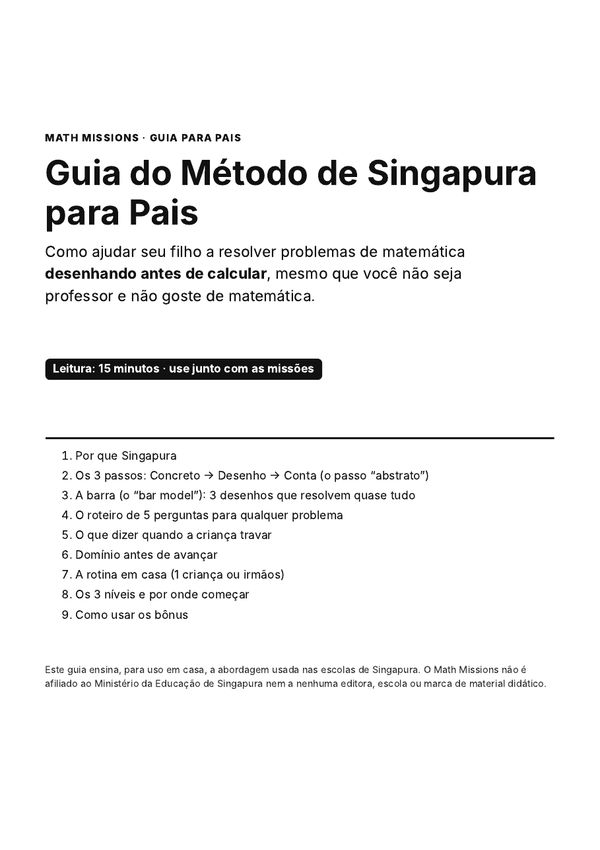
#> input picture produtos/math-missions-pais/estrutura/pagina/img/guia-capa.jpg, 600 x 850 px, given in place of guia-capa.png, which was not available
$ python compor.py ../img/c1-problema.jpg ../img/c2-desenhe.jpg
#> lines starting #> are read from the running program, lines starting #| are printed output that depends on the picture
"""Monta os mockups e comprime as imagens do protótipo.
Uso: python3 compor.py <pasta_tmp> <pasta_img>
"""
import sys, os
from PIL import Image, ImageFilter, ImageDraw

tmp, out = sys.argv[1], sys.argv[2]
L = lambda n: Image.open(os.path.join(tmp, n + '.png')).convert('RGB')
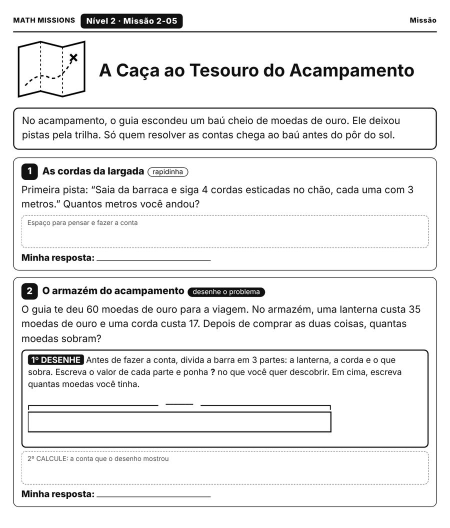
#> input picture produtos/math-missions-pais/estrutura/pagina/img/c1-problema.jpg, 900 x 1055 px, given in place of missao-folha.png, which was not available (shown at 1/2 size)
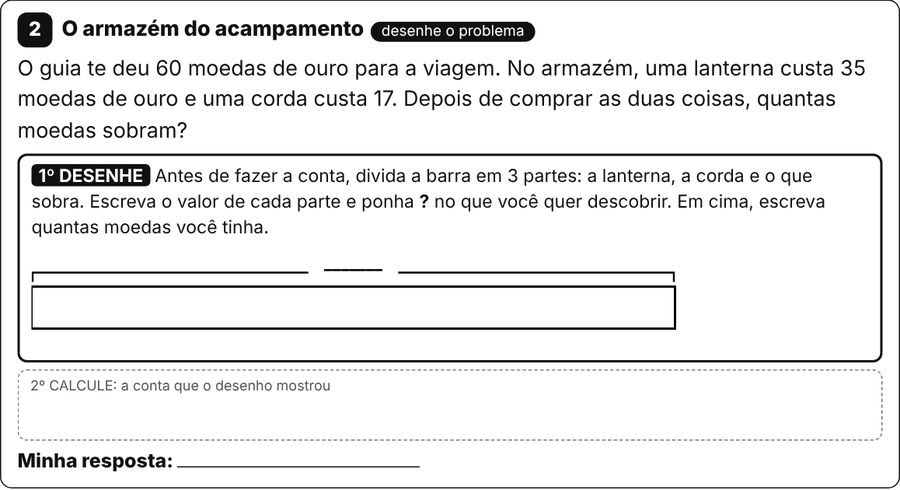
#> input picture produtos/math-missions-pais/estrutura/pagina/img/c2-desenhe.jpg, 900 x 490 px, given in place of cartao-folha.png, which was not available


def salvar(img, nome, largura=900, q=80):
    if img.width > largura:
        img = img.resize((largura, round(img.height * largura / img.width)), Image.LANCZOS)
    destino = os.path.join(out, nome + '.jpg')
    while True:  # cada imagem com menos de 150 KB (pedido da Análise, 16/11)
        img.save(destino, 'JPEG', quality=q, optimize=True, progressive=True)
        if os.path.getsize(destino) < 150 * 1024 or q <= 50:
            break
        q -= 5


def folha(img, w):
    """Página com borda fina, redimensionada para a largura w."""
    img = img.resize((w, round(img.height * w / img.width)), Image.LANCZOS)
    d = ImageDraw.Draw(img)
    d.rectangle([0, 0, img.width - 1, img.height - 1], outline=(205, 210, 220))
    return img


def colar(fundo, img, xy, ang):
    rgba = img.convert('RGBA').rotate(ang, expand=True, resample=Image.BICUBIC)
    sombra = Image.new('RGBA', rgba.size, (0, 0, 0, 0))
    sombra.putalpha(rgba.getchannel('A').point(lambda a: 70 if a else 0))
    sombra = sombra.filter(ImageFilter.GaussianBlur(14))
    fundo.alpha_composite(sombra, (xy[0] + 10, xy[1] + 16))
    fundo.alpha_composite(rgba, xy)


def mockup(W, H, pecas, nome, fundo_cor=(238, 242, 248)):
    f = Image.new('RGBA', (W, H), fundo_cor + (255,))
    for img, w, xy, ang in pecas:
        colar(f, folha(img, w), xy, ang)
    salvar(f.convert('RGB'), nome, largura=W, q=82)


capa, missao, cartao = L('guia-capa'), L('missao-folha'), L('cartao-folha')
#> capa is the input picture: PIL image 600x850 RGB; min 0, max 255, mean 243.2
#> missao is the input picture: PIL image 900x1055 RGB; min 0, max 255, mean 236.6
#> cartao is the input picture: PIL image 900x490 RGB; min 0, max 255, mean 234.5
cartao_meio = cartao.crop((0, 0, cartao.width, cartao.height // 2))
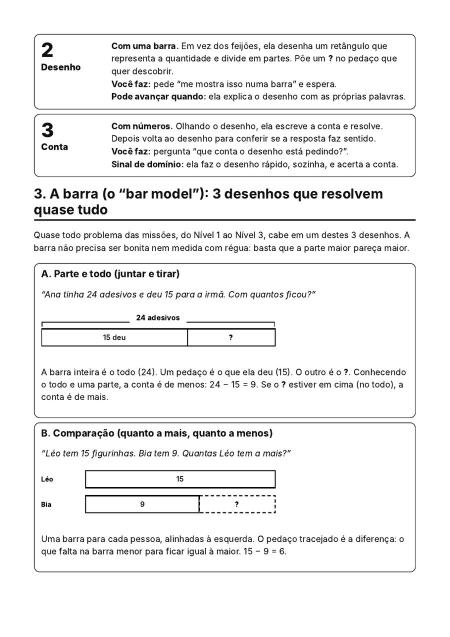
#> input picture produtos/math-missions-pais/estrutura/pagina/img/c5-guia-barras.jpg, 900 x 1274 px, given in place of c5-guia-barras.png, which was not available (shown at 1/2 size)
barras = L('c5-guia-barras')
#> barras is the input picture: PIL image 900x1274 RGB; min 0, max 255, mean 240.2

# Mockup da dobra: Guia na frente, missão e cartão atrás
mockup(1000, 760, [
    (missao, 400, (30, 60), 6),
    (cartao_meio, 440, (520, 400), -5),
    (capa, 430, (290, 30), -3),
], 'mockup-dobra')
#> after the loop in mockup, `for img, w, xy, ang in pecas:`:
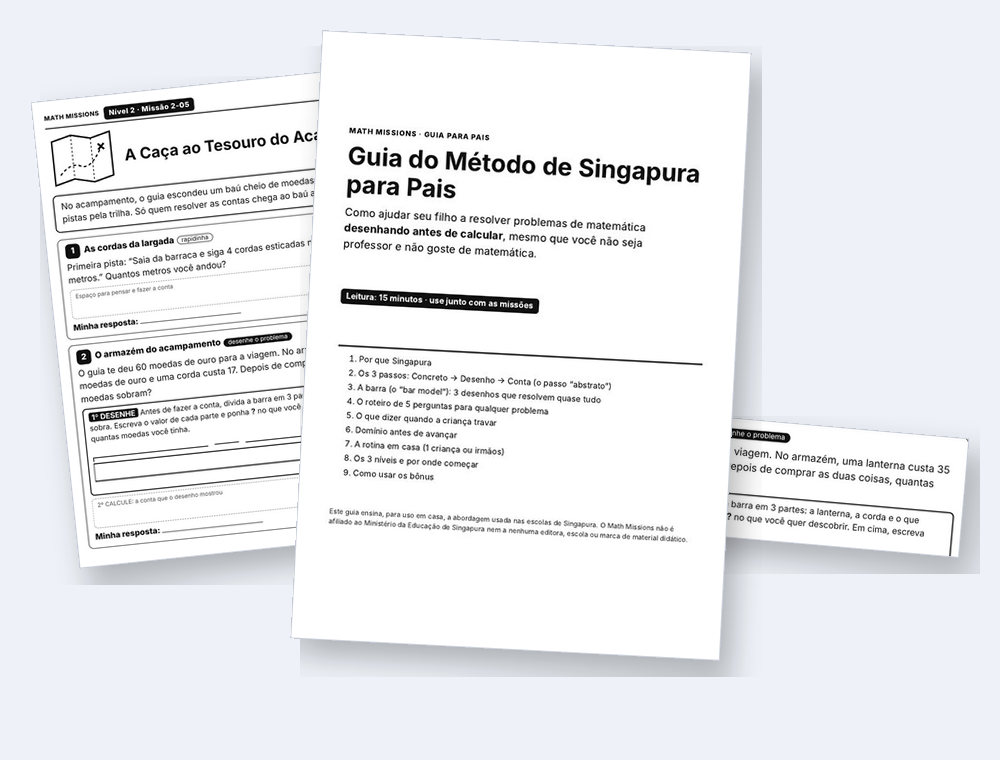
#> f: PIL image 1000x760 RGBA; mean R, G, B, A 236, 237.9, 240.6, 255
#> after the loop in salvar, `while True:`: q = 82
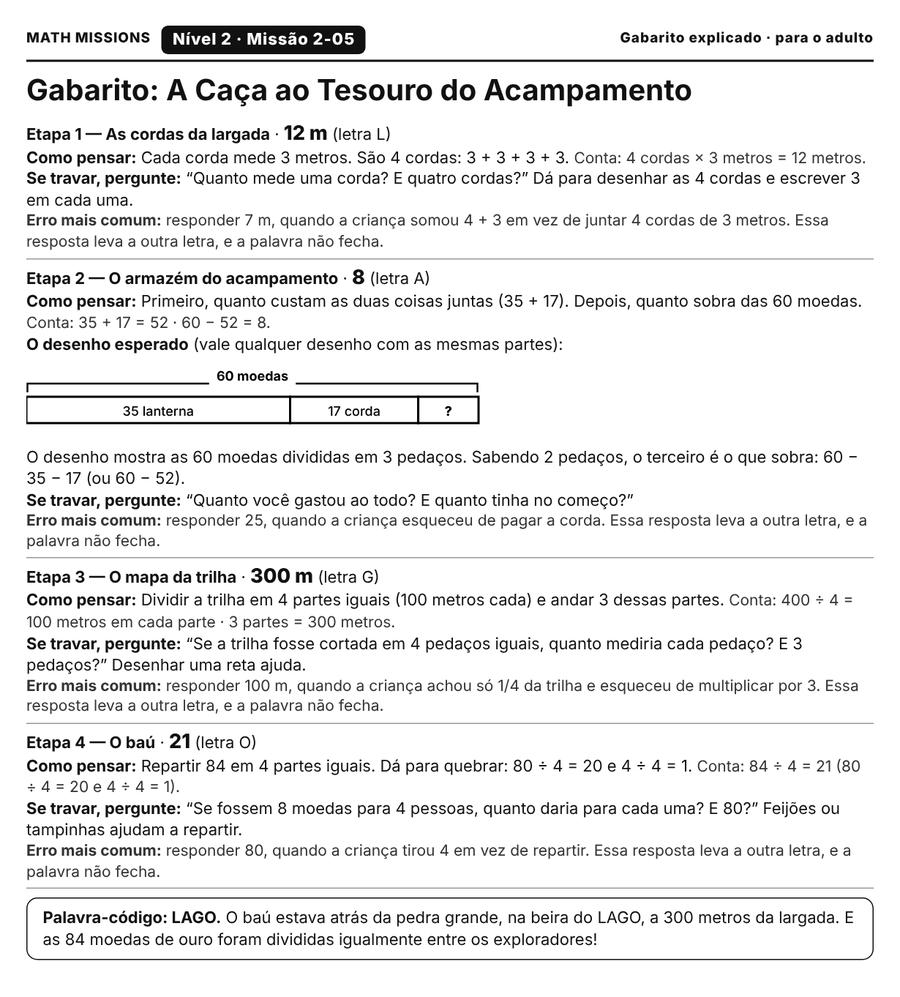
#> input picture produtos/math-missions-pais/estrutura/pagina/img/c7-gabarito.jpg, 900 x 997 px, given in place of c7-gabarito.png, which was not available

# Mockup grande da oferta: tudo junto
mockup(1000, 820, [
    (missao, 330, (20, 150), 8),
    (L('c7-gabarito'), 320, (640, 150), -7),
    (barras, 330, (560, 70), -2),
    (L('roteiro-adulto'), 310, (120, 90), 4),
    (cartao_meio, 420, (540, 520), -4),
    (capa, 390, (300, 50), -1),
], 'mockup-oferta')
#> call 2 of mockup, with W = 1000, H = 820, nome = 'mockup-oferta', fundo_cor = (238, 242, 248)
#> the loop in mockup (call 2), `for img, w, xy, ang in pecas:` made 6 passes
#> (w, ang) on passes 1 to 6: (330, 8), (320, -7), (330, -2), (310, 4), (420, -4), (390, -1)
#> pass 1, in colar (call 4), `rgba = img.convert('RGBA').rotate(ang, expand=True, resample=Image.BIC..`:
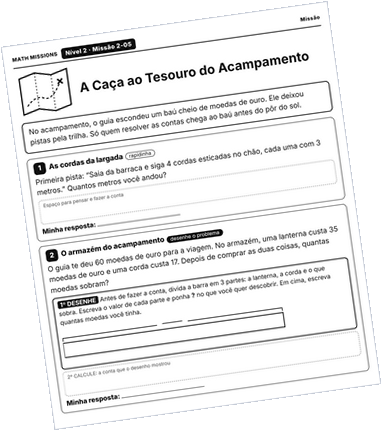
#> rgba: PIL image 382x431 RGBA; mean R, G, B, A 181.5, 181.5, 181.6, 197.8; transparent parts drawn white
#> after the loop in mockup (call 2), `for img, w, xy, ang in pecas:`:
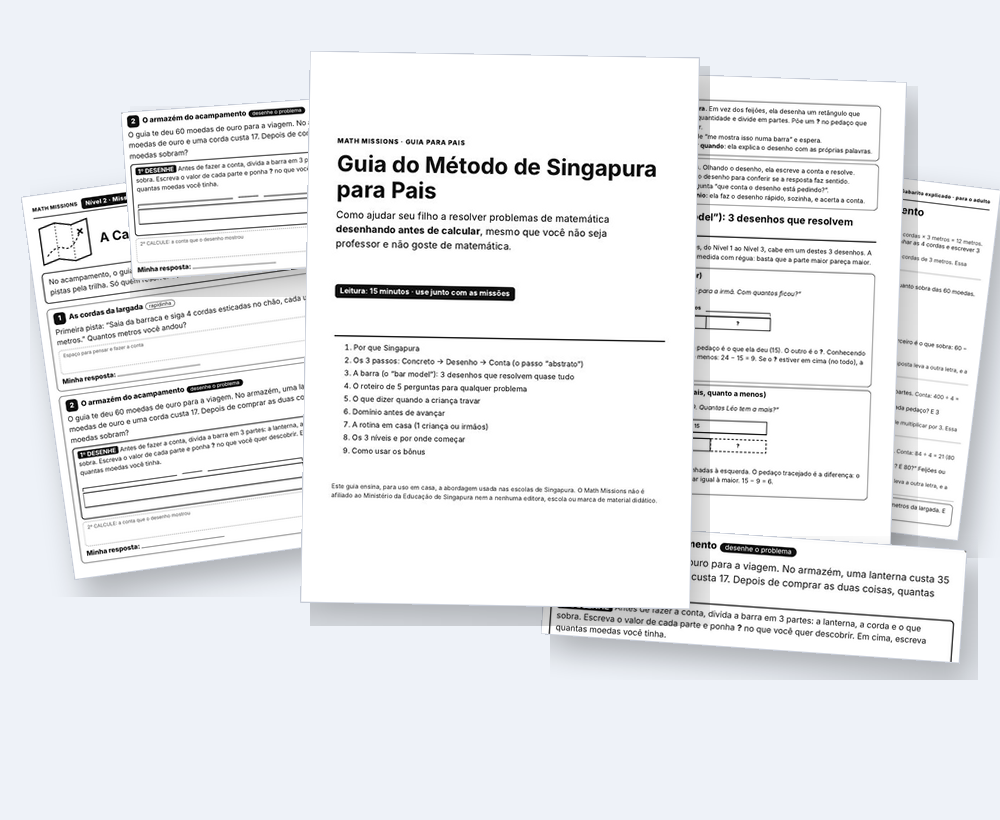
#> f: PIL image 1000x820 RGBA; mean R, G, B, A 235.3, 236.9, 239.4, 255

# Carrossel e capas da pilha
for n in ['c1-problema', 'c2-desenhe', 'c3-resolvida', 'c4-codigo', 'c7-gabarito', 'roteiro-adulto']:
#> (the run stopped early here; a loop or call above may not have finished)
